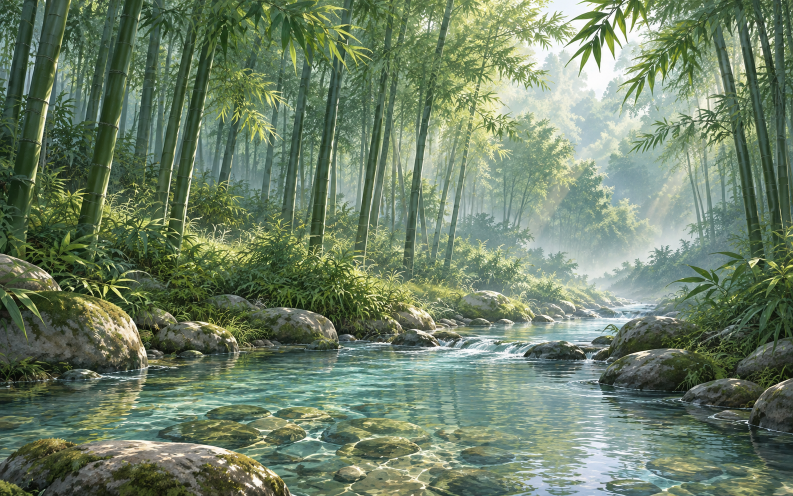
#> input picture frontend/assets/bamboo-grove-source.png, 1586 x 992 px (shown at 1/2 size)
$ python make_bamboo_grove_animation.py
#> lines starting #> are read from the running program, lines starting #| are printed output that depends on the picture
import math
from pathlib import Path

from PIL import Image, ImageOps


ROOT = Path(__file__).resolve().parents[1]
ASSETS = ROOT / "frontend" / "assets"
SOURCE = ASSETS / "bamboo-grove-source.png"
WEBP_OUTPUT = ASSETS / "bamboo-grove-breeze.webp"
GIF_OUTPUT = ASSETS / "bamboo-grove-breeze.gif"

WIDTH = 1288
HEIGHT = 808
FOREST_HEIGHT = round(HEIGHT * 2 / 3)
OVERSCAN = 20
FRAME_COUNT = 30


source = Image.open(SOURCE).convert("RGB")
#> source is the input picture: PIL image 1586x992 RGB; mean R, G, B 110.1, 128.3, 103.6
base = ImageOps.fit(source, (WIDTH, HEIGHT), Image.Resampling.LANCZOS)
wide = ImageOps.fit(
    source,
    (WIDTH + OVERSCAN * 2, HEIGHT),
    Image.Resampling.LANCZOS,
)
forest_source = wide.crop((0, 0, wide.width, FOREST_HEIGHT))
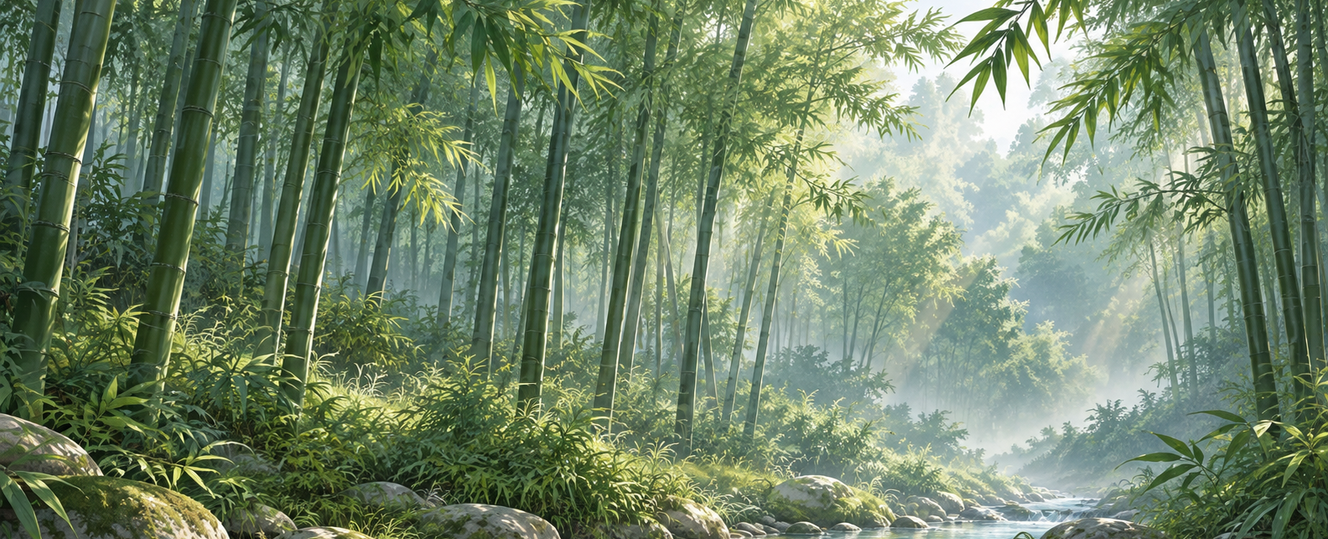
#> forest_source: PIL image 1328x539 RGB; mean R, G, B 113.4, 132.6, 104.3
water_source = wide.crop((0, FOREST_HEIGHT, wide.width, HEIGHT))
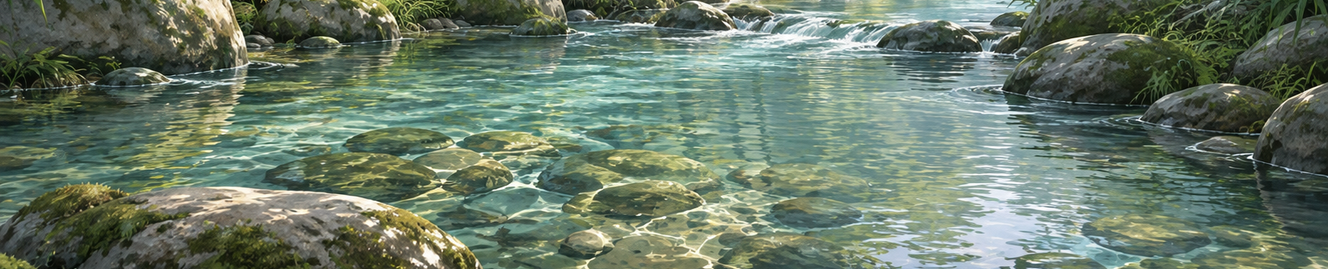
#> water_source: PIL image 1328x269 RGB; mean R, G, B 104.4, 120.8, 103.4

frames: list[Image.Image] = []
for index in range(FRAME_COUNT):
    phase = 2 * math.pi * index / FRAME_COUNT
    sway = 7.0 * math.sin(phase)

    # Source sampling moves most at the canopy and converges to the original
    # position at the forest floor, giving the bamboo a rooted swaying motion.
    forest = forest_source.transform(
        (WIDTH, FOREST_HEIGHT),
        Image.Transform.AFFINE,
        (
            1,
            sway / FOREST_HEIGHT,
            OVERSCAN - sway,
            0,
            1,
            0,
        ),
        resample=Image.Resampling.BICUBIC,
    )

    frame = base.copy()
    frame.paste(forest, (0, 0))

    # Shift narrow water bands by different amounts for a gentle flowing
    # reflection while keeping rocks and the riverbank visually stable.
    water_height = HEIGHT - FOREST_HEIGHT
    rippled = Image.new("RGB", (WIDTH, water_height))
    band_height = 4
    for top in range(0, water_height, band_height):
        bottom = min(top + band_height, water_height)
        wave = round(
            3.0 * math.sin(phase * 1.35 + top * 0.075)
            + 1.2 * math.sin(phase * 0.7 - top * 0.035)
        )
        band = water_source.crop(
            (OVERSCAN + wave, top, OVERSCAN + wave + WIDTH, bottom)
        )
        rippled.paste(band, (0, top))

    original_water = base.crop((0, FOREST_HEIGHT, WIDTH, HEIGHT))
    water = Image.blend(original_water, rippled, 0.42)
    frame.paste(water, (0, FOREST_HEIGHT))
    frames.append(frame)
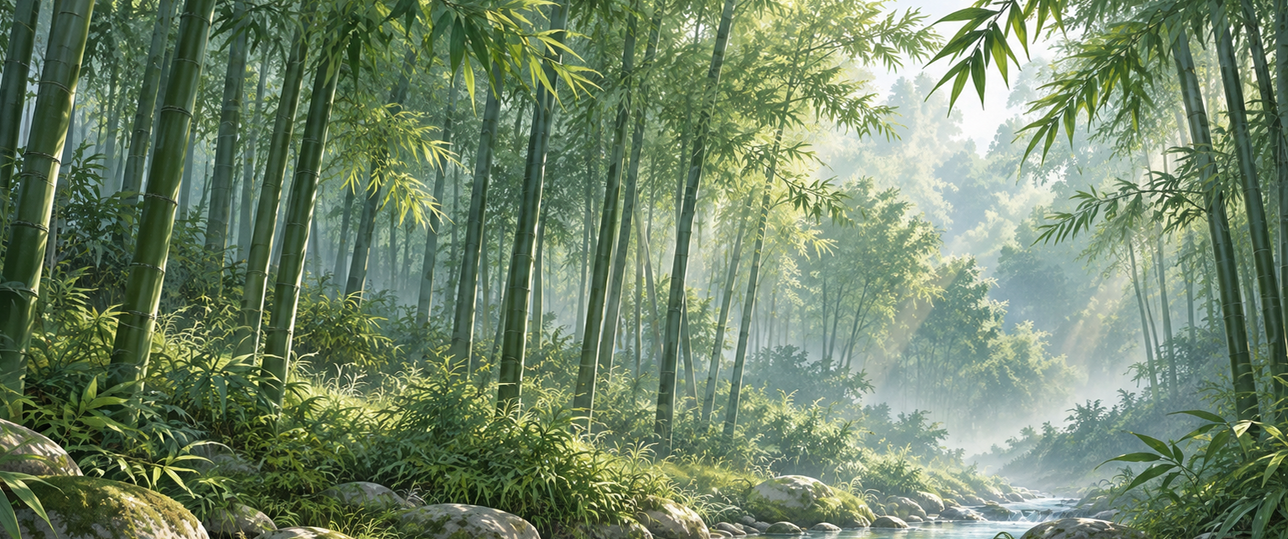
#> forest: PIL image 1288x539 RGB; mean R, G, B 114.3, 133.4, 105
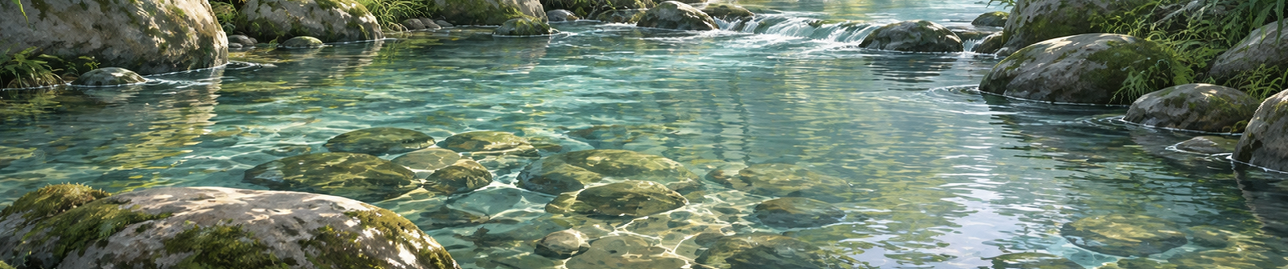
#> rippled: PIL image 1288x269 RGB; mean R, G, B 105.7, 122.3, 104.8
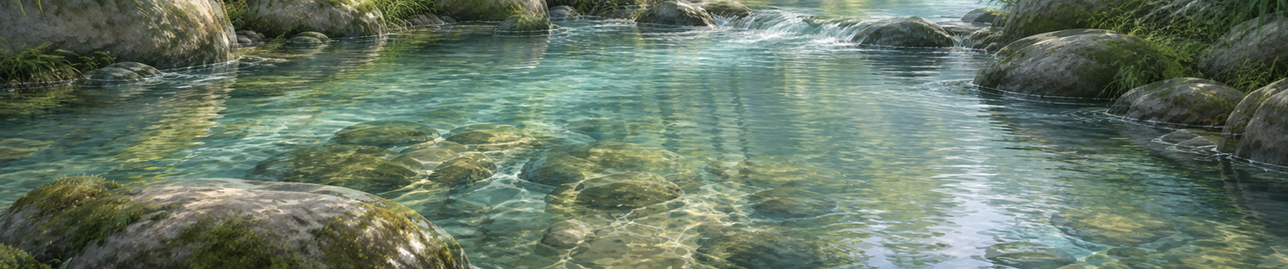
#> water: PIL image 1288x269 RGB; mean R, G, B 104.3, 120.7, 103.3
#> after the loop, frames = 30 items

duration = 90
frames[0].save(
    WEBP_OUTPUT,
    save_all=True,
    append_images=frames[1:],
    duration=duration,
    loop=0,
    quality=88,
    method=3,
)
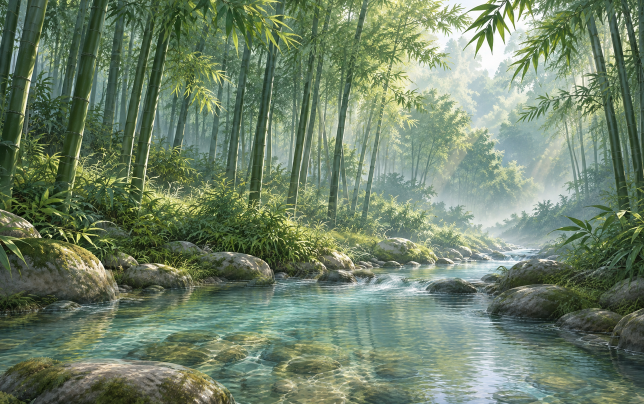
#> saved as bamboo-grove-breeze.webp: PIL image 1288x808 RGB (shown at 1/2 size); mean R, G, B 111.3, 129.5, 104.8

# The GIF fallback is half-resolution and preserves the 1288:808 aspect ratio.
gif_size = (WIDTH // 2, HEIGHT // 2)
gif_rgb_frames = [frame.resize(gif_size, Image.Resampling.LANCZOS) for frame in frames]
#> gif_rgb_frames = 30 items
palette = gif_rgb_frames[0].convert(
    "P", palette=Image.Palette.ADAPTIVE, colors=256
)
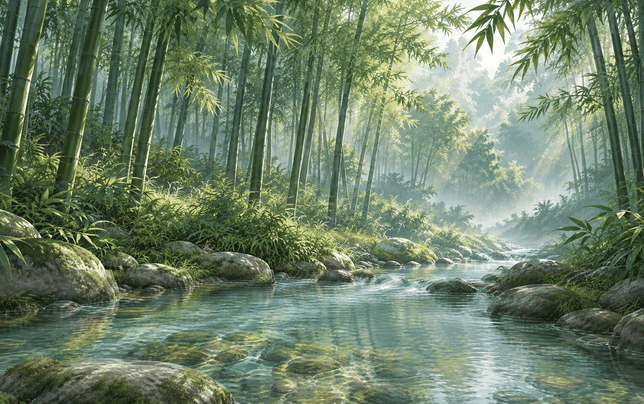
#> palette: PIL image 644x404 P; mean R, G, B 110.8, 129.7, 105
gif_frames = [frame.quantize(palette=palette) for frame in gif_rgb_frames]
#> gif_frames = 30 items
gif_frames[0].save(
    GIF_OUTPUT,
    save_all=True,
    append_images=gif_frames[1:],
    duration=duration,
    loop=0,
    disposal=1,
    optimize=True,
)

print(WEBP_OUTPUT)
print(GIF_OUTPUT)

$ run again, with frontend/assets/bamboo-curtain-source.png copied over frontend/assets/bamboo-grove-source.png
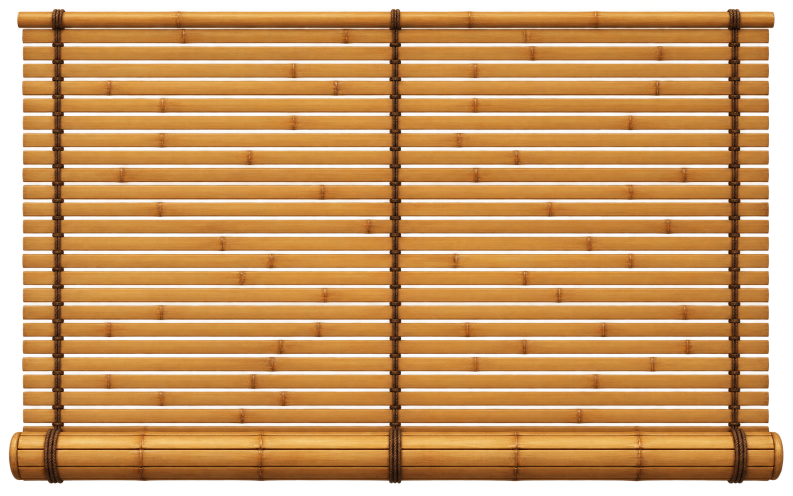
#> input picture frontend/assets/bamboo-curtain-source.png, 1586 x 992 px (shown at 1/2 size)
#> after the loop `for index in range(FRAME_COUNT):`:
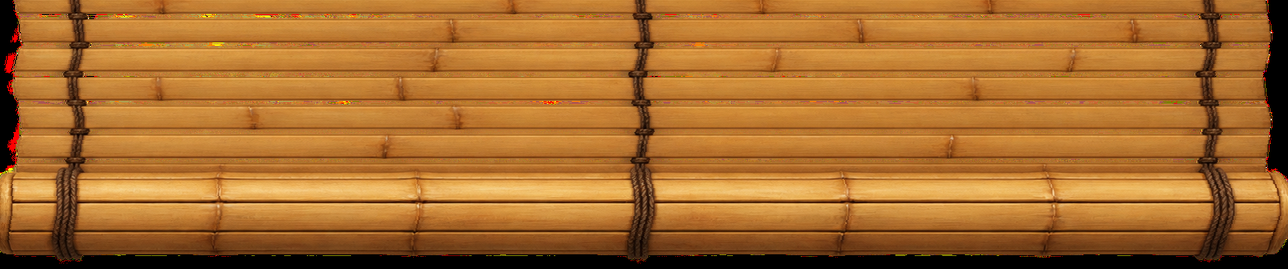
#> rippled: PIL image 1288x269 RGB; mean R, G, B 167.3, 108.5, 46
#> after the loop `for index in range(FRAME_COUNT):`: frames = 30 items
#> `palette = gif_rgb_frames[0].convert( "P", palette=Image.Palette.ADAPTI..`:
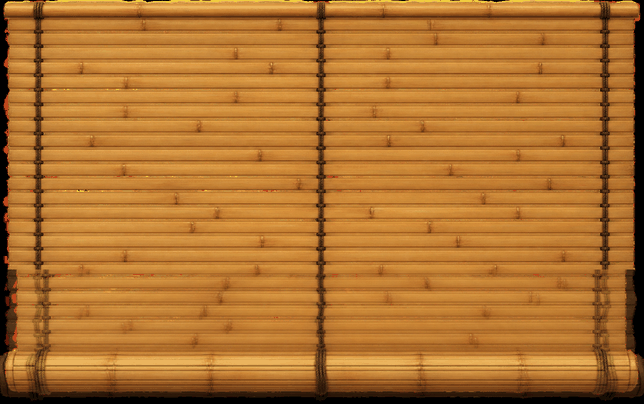
#> palette: PIL image 644x404 P; mean R, G, B 175.9, 115, 48

$ run again, with frontend/assets/black_bottle.png copied over frontend/assets/bamboo-grove-source.png
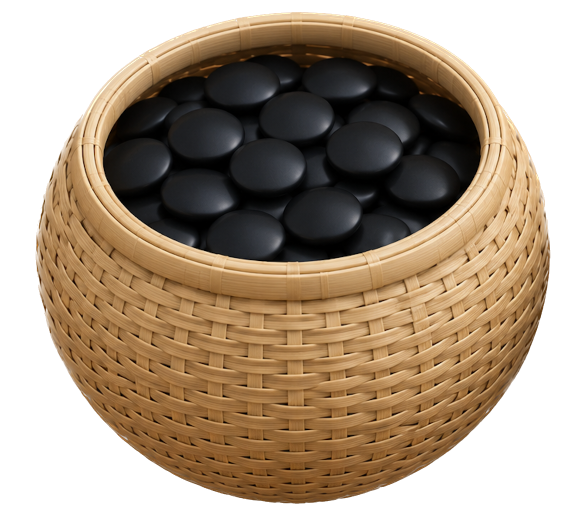
#> input picture frontend/assets/black_bottle.png, 1146 x 1064 px (shown at 1/2 size)
#> after the loop `for index in range(FRAME_COUNT):`:
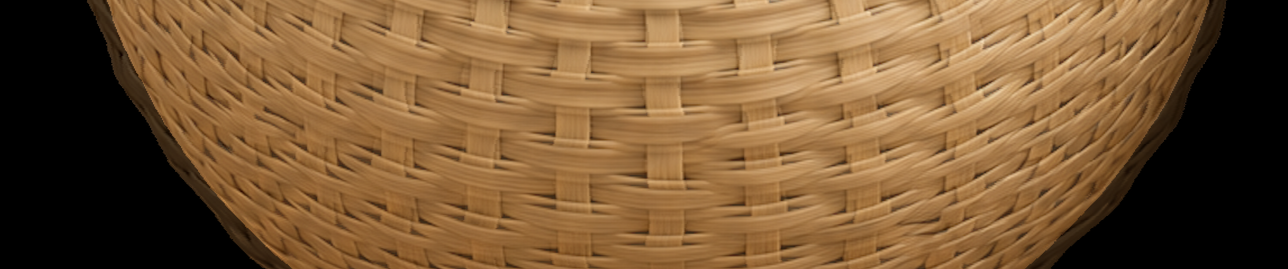
#> water: PIL image 1288x269 RGB; mean R, G, B 121, 88.3, 52.9
#> after the loop `for index in range(FRAME_COUNT):`: frames = 30 items
#> `palette = gif_rgb_frames[0].convert( "P", palette=Image.Palette.ADAPTI..`:
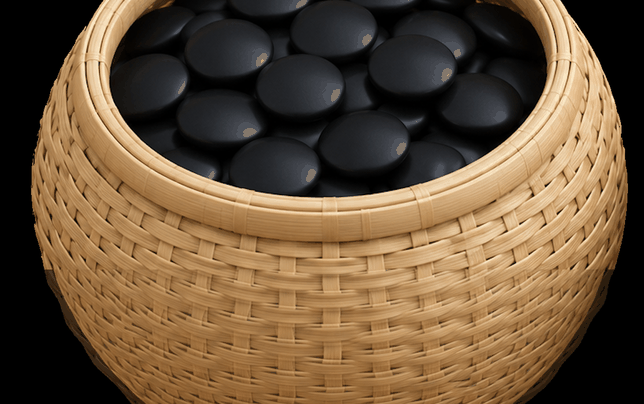
#> palette: PIL image 644x404 P; mean R, G, B 106, 83.4, 58.1
